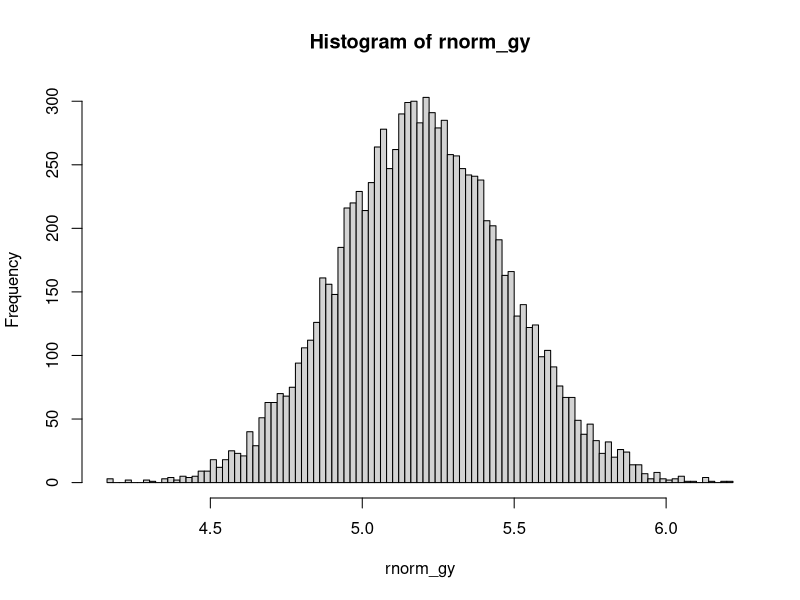
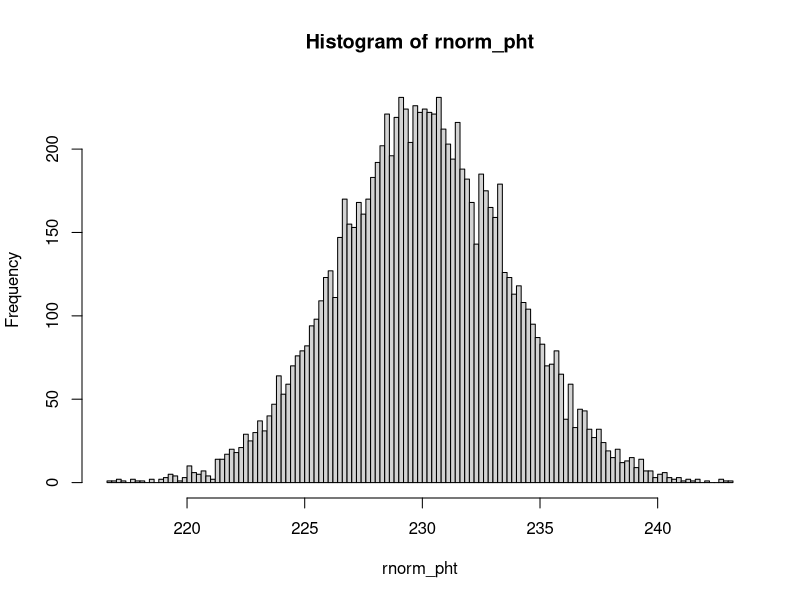

The R source for these figures, in order:
### TRAIT VALUES: means and variances for grain yield (fresh weight) in tons and plant height in cm.

gy_fwt_mean <- 5.2 # tons/ha
gy_fwt_var <- 0.075

pht_mean <- 230 # cm
pht_var <- 13

rnorm_gy <- rnorm(10000, gy_fwt_mean, sqrt(gy_fwt_var))
hist(rnorm_gy, breaks = 100)
range(rnorm_gy)

rnorm_pht <- rnorm(10000, pht_mean, sqrt(pht_var))
hist(rnorm_pht, breaks = 100)
range(rnorm_pht)


### Unstructured model

n_env <- 3

gy_fwt_env_means <- rnorm(n_env, gy_fwt_mean, 0.15)
gy_fwt_env_means
pht_env_means <- rnorm(n_env, pht_mean, 20)
pht_env_means

gy_fwt_env_var <- rnorm(n_env, gy_fwt_var, 0.05)
gy_fwt_env_var
pht_env_var <- rnorm(n_env, pht_var, 5)
pht_env_var
